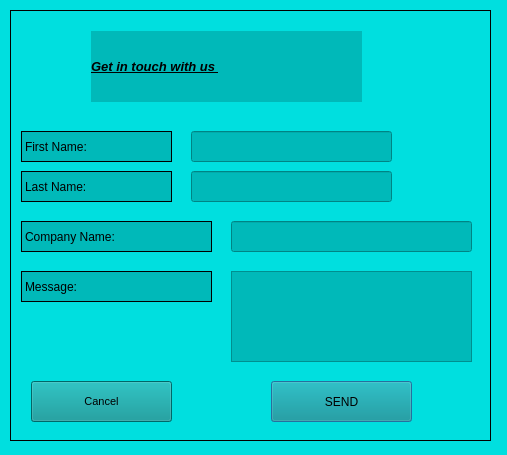
<?xml version="1.0" encoding="UTF-8"?>
<ui version="4.0">
 <class>CustomerService</class>
 <widget class="QDialog" name="CustomerService">
  <property name="geometry">
   <rect>
    <x>0</x>
    <y>0</y>
    <width>507</width>
    <height>455</height>
   </rect>
  </property>
  <property name="windowTitle">
   <string>Dialog</string>
  </property>
  <property name="styleSheet">
   <string notr="true">background-color: rgb(0, 223, 223);</string>
  </property>
  <widget class="QScrollArea" name="ContactUs">
   <property name="geometry">
    <rect>
     <x>10</x>
     <y>10</y>
     <width>481</width>
     <height>431</height>
    </rect>
   </property>
   <property name="frameShape">
    <enum>QFrame::Box</enum>
   </property>
   <property name="frameShadow">
    <enum>QFrame::Plain</enum>
   </property>
   <property name="widgetResizable">
    <bool>true</bool>
   </property>
   <widget class="QWidget" name="scrollAreaWidgetContents">
    <property name="geometry">
     <rect>
      <x>0</x>
      <y>0</y>
      <width>479</width>
      <height>429</height>
     </rect>
    </property>
    <widget class="QLabel" name="label_GetInTouch">
     <property name="geometry">
      <rect>
       <x>80</x>
       <y>20</y>
       <width>271</width>
       <height>71</height>
      </rect>
     </property>
     <property name="font">
      <font>
       <family>Segoe UI</family>
       <pointsize>10</pointsize>
       <weight>75</weight>
       <italic>true</italic>
       <bold>true</bold>
       <underline>true</underline>
      </font>
     </property>
     <property name="styleSheet">
      <string notr="true">background-color: rgb(0, 185, 185);</string>
     </property>
     <property name="text">
      <string>Get in touch with us </string>
     </property>
    </widget>
    <widget class="QLabel" name="labelFirstName">
     <property name="geometry">
      <rect>
       <x>10</x>
       <y>120</y>
       <width>151</width>
       <height>31</height>
      </rect>
     </property>
     <property name="font">
      <font>
       <pointsize>9</pointsize>
      </font>
     </property>
     <property name="styleSheet">
      <string notr="true">background-color: rgb(0, 185, 185);</string>
     </property>
     <property name="frameShape">
      <enum>QFrame::Box</enum>
     </property>
     <property name="text">
      <string>First Name:</string>
     </property>
    </widget>
    <widget class="QLineEdit" name="FirstNameBox">
     <property name="geometry">
      <rect>
       <x>180</x>
       <y>120</y>
       <width>201</width>
       <height>31</height>
      </rect>
     </property>
     <property name="font">
      <font>
       <pointsize>10</pointsize>
      </font>
     </property>
     <property name="styleSheet">
      <string notr="true">background-color: rgb(0, 185, 185);</string>
     </property>
    </widget>
    <widget class="QLineEdit" name="CompanyNameBox">
     <property name="geometry">
      <rect>
       <x>220</x>
       <y>210</y>
       <width>241</width>
       <height>31</height>
      </rect>
     </property>
     <property name="styleSheet">
      <string notr="true">background-color: rgb(0, 185, 185);</string>
     </property>
    </widget>
    <widget class="QLineEdit" name="LastNameBox">
     <property name="geometry">
      <rect>
       <x>180</x>
       <y>160</y>
       <width>201</width>
       <height>31</height>
      </rect>
     </property>
     <property name="styleSheet">
      <string notr="true">background-color: rgb(0, 185, 185);</string>
     </property>
    </widget>
    <widget class="QTextEdit" name="Messagebox">
     <property name="geometry">
      <rect>
       <x>220</x>
       <y>260</y>
       <width>241</width>
       <height>91</height>
      </rect>
     </property>
     <property name="styleSheet">
      <string notr="true">background-color: rgb(0, 185, 185);</string>
     </property>
    </widget>
    <widget class="QPushButton" name="pushButtonSend">
     <property name="geometry">
      <rect>
       <x>260</x>
       <y>370</y>
       <width>141</width>
       <height>41</height>
      </rect>
     </property>
     <property name="styleSheet">
      <string notr="true">background-color: rgb(0, 145, 145);</string>
     </property>
     <property name="text">
      <string>SEND</string>
     </property>
    </widget>
    <widget class="QLabel" name="labelLastName">
     <property name="geometry">
      <rect>
       <x>10</x>
       <y>160</y>
       <width>151</width>
       <height>31</height>
      </rect>
     </property>
     <property name="font">
      <font>
       <pointsize>9</pointsize>
      </font>
     </property>
     <property name="styleSheet">
      <string notr="true">background-color: rgb(0, 185, 185);</string>
     </property>
     <property name="frameShape">
      <enum>QFrame::Box</enum>
     </property>
     <property name="text">
      <string>Last Name:</string>
     </property>
    </widget>
    <widget class="QLabel" name="labelCompanyName">
     <property name="geometry">
      <rect>
       <x>10</x>
       <y>210</y>
       <width>191</width>
       <height>31</height>
      </rect>
     </property>
     <property name="font">
      <font>
       <pointsize>9</pointsize>
      </font>
     </property>
     <property name="styleSheet">
      <string notr="true">background-color: rgb(0, 185, 185);</string>
     </property>
     <property name="frameShape">
      <enum>QFrame::Box</enum>
     </property>
     <property name="text">
      <string>Company Name:</string>
     </property>
    </widget>
    <widget class="QLabel" name="labelMessage">
     <property name="geometry">
      <rect>
       <x>10</x>
       <y>260</y>
       <width>191</width>
       <height>31</height>
      </rect>
     </property>
     <property name="font">
      <font>
       <pointsize>9</pointsize>
      </font>
     </property>
     <property name="styleSheet">
      <string notr="true">background-color: rgb(0, 185, 185);</string>
     </property>
     <property name="frameShape">
      <enum>QFrame::Box</enum>
     </property>
     <property name="text">
      <string>Message:</string>
     </property>
    </widget>
    <widget class="QPushButton" name="pushButtonBackMain">
     <property name="geometry">
      <rect>
       <x>20</x>
       <y>370</y>
       <width>141</width>
       <height>41</height>
      </rect>
     </property>
     <property name="font">
      <font>
       <pointsize>8</pointsize>
      </font>
     </property>
     <property name="styleSheet">
      <string notr="true">background-color: rgb(0, 145, 145);</string>
     </property>
     <property name="text">
      <string>Cancel</string>
     </property>
    </widget>
   </widget>
  </widget>
 </widget>
 <resources/>
 <connections/>
</ui>
